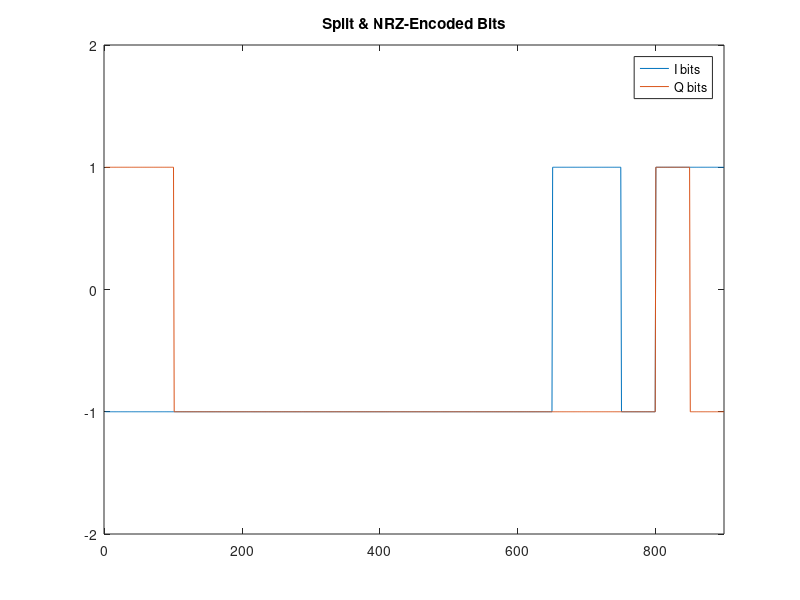

Recreate this plot in MATLAB. (Note: this script raises an error after producing the figure.)
close all;
clear all;

% generate a 32 bit binary sig
code = 44;
codeBin = dec2bin(code,32);
codeBin = double(codeBin-'0');

fb = 2e6; % baseband frequency = 2 MHz
OF = 50 % oversampling factor
bb_sps = fb * OF; % Oversampling
bb_period = 1/fb;

fc = 24e8; % carrier frequency = 2.4 GHz

I_bits = codeBin(1:2:end);
I_bits = 2*I_bits - 1; % NRZ encoding
Q_bits = codeBin(2:2:end);
Q_bits = 2*Q_bits - 1; % NRZ encoding

tmpI = [];
tmpQ = [];
for i=1:length(I_bits)
   sym = repmat(I_bits(i),1,OF);
   tmpI = [tmpI sym];
   sym = repmat(Q_bits(i),1,OF);
   tmpQ = [tmpQ sym];
end

I_bits = tmpI;
Q_bits = tmpQ;
I_bits = [I_bits ones(1,2*OF)];
Q_bits = [ones(1,2*OF) Q_bits];


% Plot the NRZ-encoded bits
figure;
t = 1:length(I_bits);
plot(t,I_bits,t,Q_bits);
axis([-1, max(t), -2, 2]);
title('Split & NRZ-Encoded Bits');
legend('I bits','Q bits');


% Generate a raised cosine filter 
% Believe this to be equivalent to a half-sine pulse shaping filter when
% span is 1 symbol
rf = 0.50; %rolloff 
span = 1; % filter span

psf = rcosdesign(rf, span, OF);
fvtool(psf, 'Analysis','impulse'); % Plot the impulse response
I_shaped = []; 
Q_shaped = [];

% Apply the pulse shaping filter as a FIR filter
% Where the window equals the oversampling factor
bb_t = 1/bb_sps;
for i=1:OF:length(I_bits)
    I_seg = I_bits(i:i+(OF)-1);
    Q_seg = Q_bits(i:i+(OF)-1);
    f_seg = upfirdn(I_seg, psf);
    I_shaped = [I_shaped f_seg];
    f_seg = upfirdn(Q_seg, psf);
    Q_shaped = [Q_shaped f_seg];
end

figure;
plot(I_shaped);
title("Pulse shaped I signal")
legend("I signal");

% Modulate onto baseband (should be carrier but w/e)
t = 0:1/bb_sps:(length(I_shaped)-1)/bb_sps;
I_sig = I_shaped .* cos(2*pi*fb*t);
Q_sig = Q_shaped .* sin(2*pi*fb*t);
figure;
plot(t, I_sig, t, Q_sig);
legend('I', 'Q');
title('O-QPSK Modulated I&Q signals');

% Sum sigs & plot
sum_sig = I_shaped + Q_shaped;
figure;
plot(t, sum_sig);
title('Summed I&Q signal');


% Simulate the RX chain a bit
% Should add some broadband noise
% And some phase shift for decoherence
[b,a]=butter(5,2*fb/bb_sps); % LPF
detectf = filter(b,a,sum_sig);

figure;
plot(t, sum_sig, t, detectf);
title("Raw Signal vs Filtered Signal at Receiver");
legend('Raw signal', 'Filtered signal');

% Plot PSD of the summed sig
figure;
pwelch(sum_sig, 2*OF);
